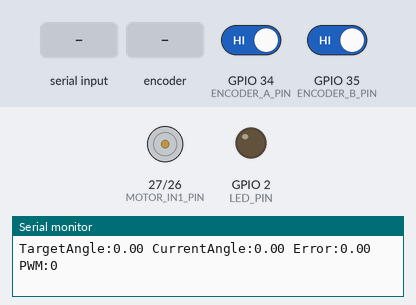
Simulated run of this sketch. Board: ESP32. Parts: motor-driver pin pairs drawn as motors (green arrow = first pin HIGH = forward, orange = second pin HIGH = backward, longer = more drive, scaled by the enable pin), output pins drawn as LEDs (lit = HIGH), the last lines printed to the serial monitor. The inputs (shaded band) are chosen by the test bench; at power-on: GPIO 34 (ENCODER_A_PIN) HIGH, GPIO 35 (ENCODER_B_PIN) HIGH.

Above: at 1.2 s.
1.3 s: "90,45\n" received over Serial
At 2.8 s:
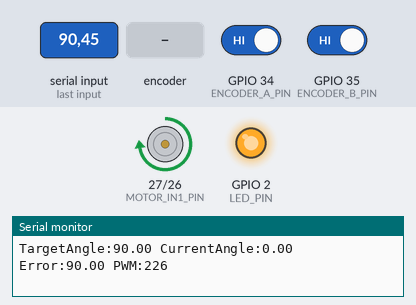
3.9 s: "30,150\n" received over Serial
At 4.5 s:
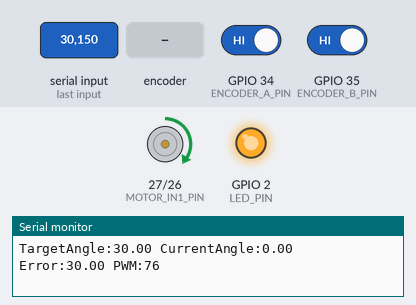
5.4 s: "5\n" received over Serial
At 6.0 s:
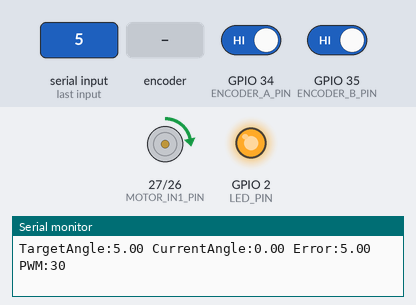
6.9 s: rotary encoder on GPIO 34 (ENCODER_A_PIN) / GPIO 35 (ENCODER_B_PIN) turned 2 steps (second pin leading)
At 8.6 s:
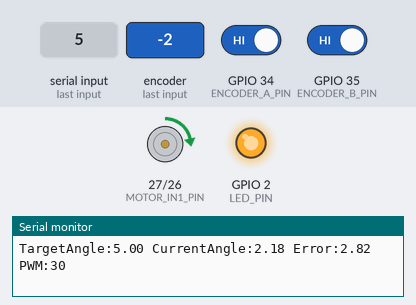
Timing chart, 0 to 9.8 s (numbered marks = the images above; inputs shaded):
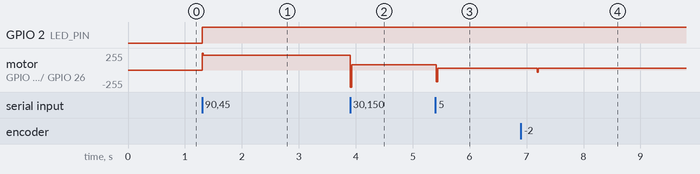

Measured:
- after the input at 1.3 s, GPIO 2 (LED_PIN): LOW → HIGH at once; motor on GPIO 27 (MOTOR_IN1_PIN) / GPIO 26 (MOTOR_IN2_PIN): stopped → forward 224/255 at once, → forward 225/255 1.1 s later
- after the input at 3.9 s, motor on GPIO 27 (MOTOR_IN1_PIN) / GPIO 26 (MOTOR_IN2_PIN): forward 225/255 → forward 76/255 at once
- after the input at 5.4 s, motor on GPIO 27 (MOTOR_IN1_PIN) / GPIO 26 (MOTOR_IN2_PIN): forward 76/255 → forward 30/255 at once
- after the input at 6.9 s, motor on GPIO 27 (MOTOR_IN1_PIN) / GPIO 26 (MOTOR_IN2_PIN): forward 30/255 → backward 30/255 after 0.28 s, → forward 30/255 0.02 s later

The sketch:

modul4.ino
```cpp
#include <Arduino.h>

constexpr uint8_t LED_PIN = 2;
constexpr uint8_t MOTOR_IN1_PIN = 27;
constexpr uint8_t MOTOR_IN2_PIN = 26;
constexpr uint8_t MOTOR_PWM_PIN = 12;

constexpr uint8_t ENCODER_A_PIN = 34;
constexpr uint8_t ENCODER_B_PIN = 35;

constexpr uint32_t PWM_FREQUENCY = 30000;
constexpr uint8_t PWM_RESOLUTION = 8;
constexpr uint8_t PWM_CHANNEL = 0;

volatile long encoderTicks = 0;
bool pwmReady = false;

float Kp = 2.5;
float Ki = 0.01;
float Kd = 0.15;

float targetAngle = 0.0;
float currentAngle = 0.0;
float integralError = 0.0;
float lastError = 0.0;
int pwrOutput = 0;

constexpr float CPR = 330.0;

void IRAM_ATTR readEncoder() {
  if (digitalRead(ENCODER_B_PIN) == HIGH) {
    encoderTicks++;
  } else {
    encoderTicks--;
  }
}

void setMotorSpeed(int speed) {
  bool forward = speed >= 0;
  uint8_t duty = constrain(abs(speed), 0, 255);

  digitalWrite(MOTOR_IN1_PIN, forward ? HIGH : LOW);
  digitalWrite(MOTOR_IN2_PIN, forward ? LOW : HIGH);

  if (pwmReady) {
    #if defined(ESP_ARDUINO_VERSION_MAJOR) && ESP_ARDUINO_VERSION_MAJOR >= 3
      ledcWrite(MOTOR_PWM_PIN, duty);
    #else
      ledcWrite(PWM_CHANNEL, duty);
    #endif
  }
  digitalWrite(LED_PIN, duty > 0 ? HIGH : LOW);
}

void setup() {
  Serial.begin(115200);

  pinMode(LED_PIN, OUTPUT);
  pinMode(MOTOR_IN1_PIN, OUTPUT);
  pinMode(MOTOR_IN2_PIN, OUTPUT);
  pinMode(MOTOR_PWM_PIN, OUTPUT);

  pinMode(ENCODER_A_PIN, INPUT_PULLUP);
  pinMode(ENCODER_B_PIN, INPUT_PULLUP);

  attachInterrupt(digitalPinToInterrupt(ENCODER_A_PIN), readEncoder, RISING);

  #if defined(ESP_ARDUINO_VERSION_MAJOR) && ESP_ARDUINO_VERSION_MAJOR >= 3
    pwmReady = ledcAttach(MOTOR_PWM_PIN, PWM_FREQUENCY, PWM_RESOLUTION);
  #else
    ledcSetup(PWM_CHANNEL, PWM_FREQUENCY, PWM_RESOLUTION);
    ledcAttachPin(MOTOR_PWM_PIN, PWM_CHANNEL);
    pwmReady = true;
  #endif

  setMotorSpeed(0);
  Serial.println("MODUL 4 READY: Kirim target sudut dalam derajat (misal: 360, -180, 0) via Serial Monitor.");
}

unsigned long lastPidTime = 0;

void loop() {
  if (Serial.available() > 0) {
    String inputStr = Serial.readStringUntil('\n');
    inputStr.trim();
    if (inputStr.length() > 0) {
      targetAngle = inputStr.toFloat();
      Serial.print("Target Sudut diset ke: ");
      Serial.print(targetAngle);
      Serial.println(" deg");
    }
  }

  unsigned long currentTime = millis();
  if (currentTime - lastPidTime >= 20) {
    float dt = (currentTime - lastPidTime) / 1000.0;
    lastPidTime = currentTime;

    currentAngle = (encoderTicks / CPR) * 360.0;

    float error = targetAngle - currentAngle;

    if (abs(error) < 1.0) {
      error = 0.0;
      integralError = 0.0;
    } else {
      integralError += error * dt;
      integralError = constrain(integralError, -100.0, 100.0);
    }

    float derivativeError = (error - lastError) / dt;
    lastError = error;

    float output = (Kp * error) + (Ki * integralError) + (Kd * derivativeError);

    if (abs(output) > 0 && abs(output) < 30) {
      output = (output > 0) ? 30 : -30;
    }

    pwrOutput = constrain((int)output, -255, 255);

    setMotorSpeed(pwrOutput);

    Serial.print("TargetAngle:"); Serial.print(targetAngle);
    Serial.print(" CurrentAngle:"); Serial.print(currentAngle);
    Serial.print(" Error:"); Serial.print(error);
    Serial.print(" PWM:"); Serial.println(pwrOutput);
  }
}
```
